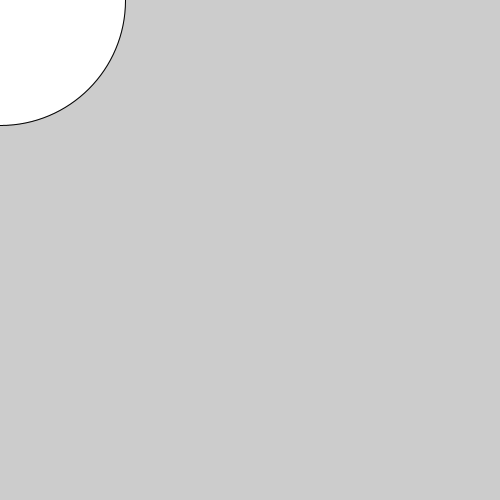
Frame 1 (no input)
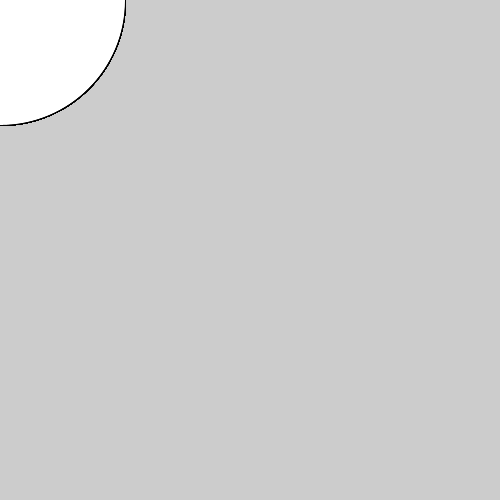
Frame 60 (the mouse pressed at the canvas centre just before this capture)
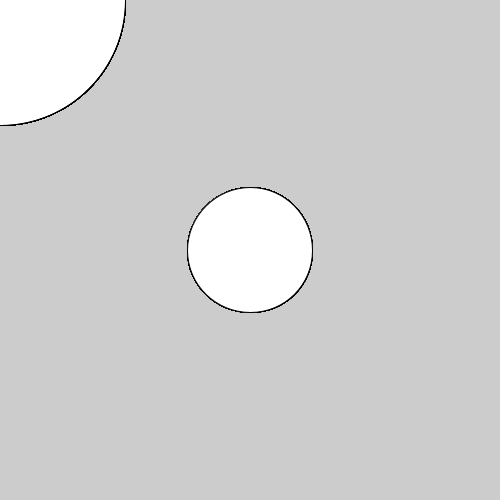
Frame 120 (the mouse held since frame 60 and released just before this capture)

The Processing sketch that drew these frames (run headless with seeded random() and noise(); from frame 60 on, the mouse is pressed at the canvas centre):

// Processing sketch: FunWithMapping
// ── FunWithMapping.pde
int x, y;
int w, h;

void setup() {
  size(500, 500);
  w=10;
  h=10;
}

void draw() {
  //  w = mouseX;
  //  h = mouseY;
  w = floor(map(mouseX, 0, width, 250,0));
  h = floor(map(mouseY, 0, height, 250,0));
  ellipse(mouseX, mouseY, w, h);
}
